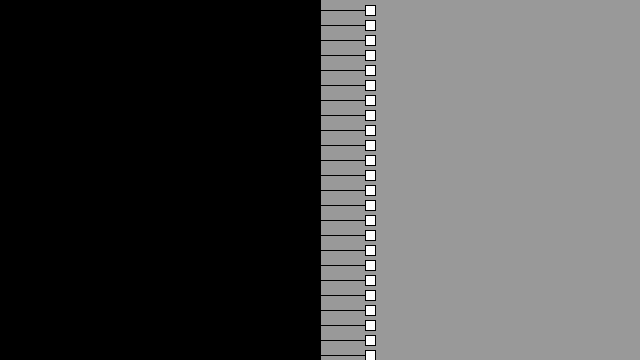
Frame 1 (no input)
Frame 60 (the mouse pressed at the canvas centre just before this capture): identical to frame 1, image omitted
Frame 120 (the mouse held since frame 60 and released just before this capture): identical to frame 1, image omitted

The Processing sketch that drew this single still picture (run headless with seeded random() and noise(); from frame 60 on, the mouse is pressed at the canvas centre):

// Processing sketch: Handles
// ── Handles.pde
/**
 * Handles. 
 * 
 * Click and drag the white boxes to change their position. 
 */
 
Handle[] handles;

void setup() {
  size(640, 360);
  int num = height/15;
  handles = new Handle[num];
  int hsize = 10;
  for (int i = 0; i < handles.length; i++) {
    handles[i] = new Handle(width/2, 10+i*15, 50-hsize/2, 10, handles);
  }
}

void draw() {
  background(153);
  
  for (int i = 0; i < handles.length; i++) {
    handles[i].update();
    handles[i].display();
  }
  
  fill(0);
  rect(0, 0, width/2, height);
}

void mouseReleased()  {
  for (int i = 0; i < handles.length; i++) {
    handles[i].releaseEvent();
  }
}

class Handle {
  
  int x, y;
  int boxx, boxy;
  int stretch;
  int size;
  boolean over;
  boolean press;
  boolean locked = false;
  boolean otherslocked = false;
  Handle[] others;
  
  Handle(int ix, int iy, int il, int is, Handle[] o) {
    x = ix;
    y = iy;
    stretch = il;
    size = is;
    boxx = x+stretch - size/2;
    boxy = y - size/2;
    others = o;
  }
  
  void update() {
    boxx = x+stretch;
    boxy = y - size/2;
    
    for (int i=0; i<others.length; i++) {
      if (others[i].locked == true) {
        otherslocked = true;
        break;
      } else {
        otherslocked = false;
      }  
    }
    
    if (otherslocked == false) {
      overEvent();
      pressEvent();
    }
    
    if (press) {
      stretch = lock(mouseX-width/2-size/2, 0, width/2-size-1);
    }
  }
  
  void overEvent() {
    if (overRect(boxx, boxy, size, size)) {
      over = true;
    } else {
      over = false;
    }
  }
  
  void pressEvent() {
    if (over && mousePressed || locked) {
      press = true;
      locked = true;
    } else {
      press = false;
    }
  }
  
  void releaseEvent() {
    locked = false;
  }
  
  void display() {
    line(x, y, x+stretch, y);
    fill(255);
    stroke(0);
    rect(boxx, boxy, size, size);
    if (over || press) {
      line(boxx, boxy, boxx+size, boxy+size);
      line(boxx, boxy+size, boxx+size, boxy);
    }

  }
}

boolean overRect(int x, int y, int width, int height) {
  if (mouseX >= x && mouseX <= x+width && 
      mouseY >= y && mouseY <= y+height) {
    return true;
  } else {
    return false;
  }
}

int lock(int val, int minv, int maxv) { 
  return  min(max(val, minv), maxv); 
} 
